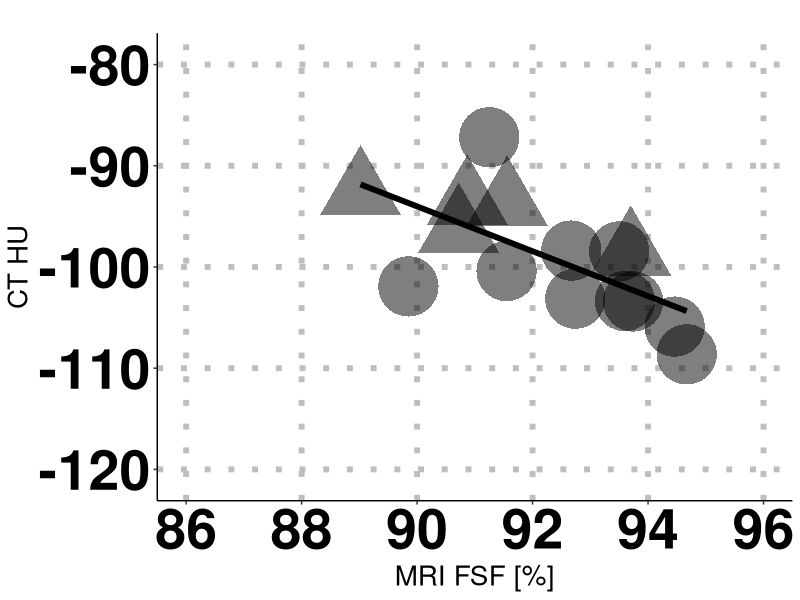
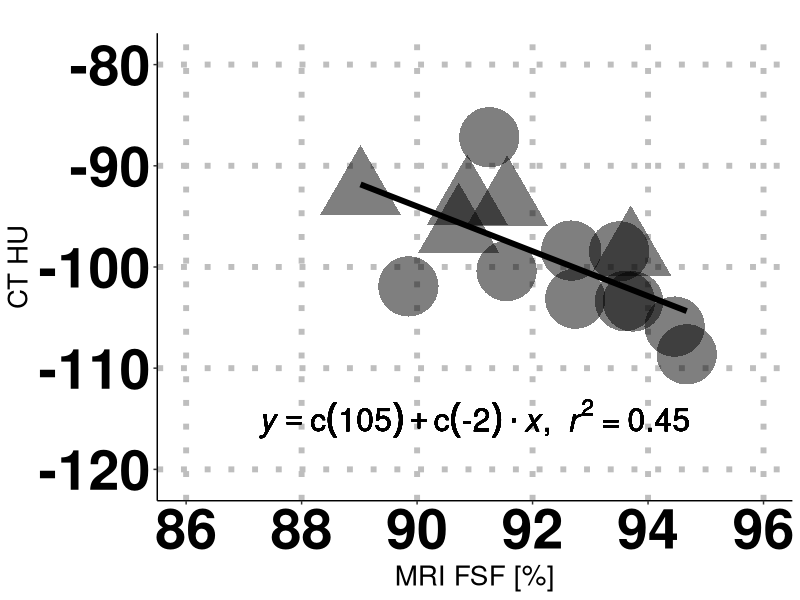

R code for these plots, in order:
#  CODE FOR RECREATING WAT PAPER FIGURES #################################
#  This .R file contains the script to recreate Figure 6 panel A) in the paper.
#  The script reads reconstructed data from the ../data_output/ folder and
#  puts the png image in the  ../figures/ folder.
#  FIGURE 6 A :  FSF v. HU - subjects with BMI < 25, warm temperature

# Need ggplot2 and plyr
require(ggplot2)
require(plyr)

# Load CSV file into a data frame
df = read.csv('../tidy_data/WAT_avgAllslx_master_file.csv')

selected_rows = df[,"Temp"]=="TN" & df[,"BMI"]<25
df = df[selected_rows,]

HU_Avg = df[,"HU_Avg"]
FSF_Avg = df[,"FSF_Avg"]

# regression function
lm_eqn = function(df){
  m = lm(HU_Avg ~ FSF_Avg, df);
  eq <- substitute(italic(y) == a + b %.% italic(x)*","~~italic(r)^2~"="~r2,
                   list(a = format(coef(m)[1], digits = 1),
                        b = format(coef(m)[2], digits = 1),
                        r2 = format(summary(m)$r.squared, digits = 2)))
  as.character(as.expression(eq));
}

g0 = ggplot(df, aes(x=FSF_Avg, y=HU_Avg, shape=Sex)) +
  geom_smooth(aes(x=FSF_Avg, y=HU_Avg, shape=NULL), data=df, method = "lm", se=FALSE, formula = y ~ x, colour="black", linetype="solid", alpha=0.5, size=2, weight=2) +
  geom_point(alpha=0.5,size=20,show_guide = FALSE) + 
  theme(axis.text=element_text(colour="black", size=40,face="bold"),axis.title=element_text(size=20),
        axis.line = element_line(colour = "black"),
        panel.grid.major = element_line(linetype = 3, colour = "gray", size = 2),
        panel.grid.minor = element_blank(),
        panel.background = element_blank()) +
  coord_cartesian(xlim=c(86,96), ylim=c(-121,-79))

g0.labs <- g0 + labs(title = "", x = "MRI FSF [%]", y = "CT HU")
g0.labs

g1 = g0.labs + geom_text(aes(x = 91, y = -115, label = lm_eqn(df)), parse = TRUE, colour="black",size=8)

plot(g1)

# Copy plot to a PNG file
dev.copy(png, file = '../figures/Figure_6a.png', width=1525, height=750)

# Don't forget to close the PNG device!
dev.off()

# Display the statistics (R-squared, p-value and confidence interval)
print("**********************************************************")
print("Figure 6a) statistics (R-squared, p-value and confidence interval)")
mod <- lm(HU_Avg~FSF_Avg)
print(summary(mod))
print(confint(mod))
print("**********************************************************")

